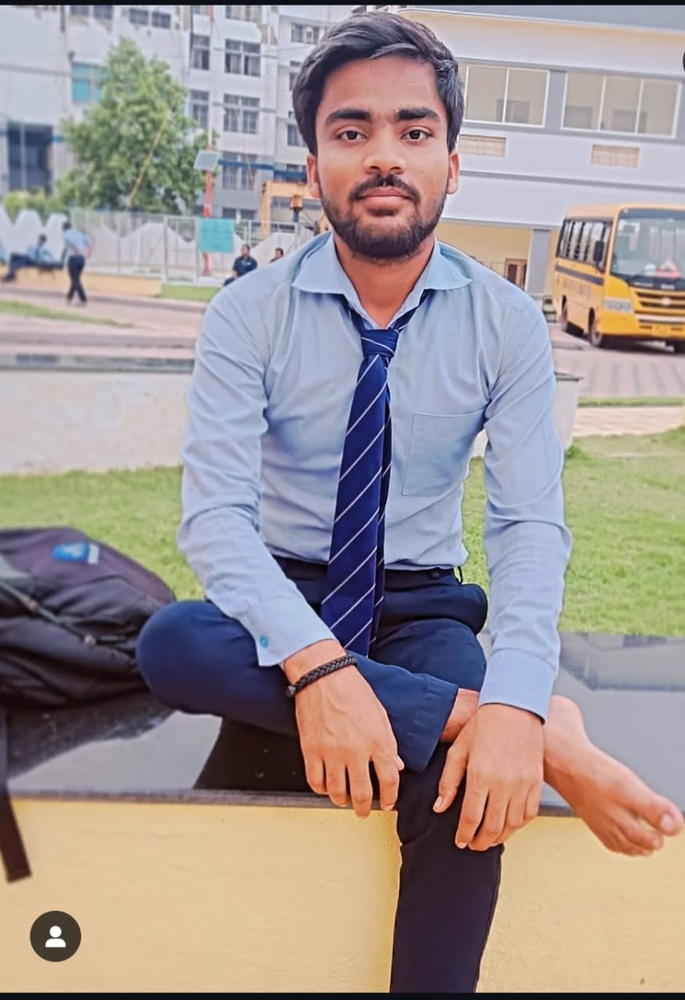
#> input picture Chandan kumar Jha.jpg, 685 x 1000 px, shrunk from 877 x 1280 before the run
$ python -i main.py   (imports and definitions only)
#> lines starting #> are read from the running program, lines starting #| are printed output that depends on the picture
#> further down, picture is the input picture: shape (1000, 685, 3); mean B, G, R 147.6, 148.5, 158.6
import os
import sys
import subprocess
import cv2
import numpy as np
from datetime import datetime
from PIL import Image, ImageEnhance
import random

# Auto-install missing packages
required_packages = ["opencv-contrib-python", "Pillow", "numpy"]
# [5 lines not run here, left out]

# Paths
KNOWN_FACES_DIR = "known_faces"
MODELS_DIR = "models"
ATTENDANCE_FILE = "attendance.csv"

# [2 lines not run here, left out]

# Clear Old Model
# [6 lines left out: function clear_old_model, not called in this run]

# Image Augmentation
def augment_image(img):
    augmented = []
    pil_img = Image.fromarray(cv2.cvtColor(img, cv2.COLOR_BGR2RGB))

    for _ in range(30):
        temp = pil_img.copy()

        if random.choice([True, False]):
            temp = temp.transpose(Image.FLIP_LEFT_RIGHT)

        temp = temp.rotate(random.uniform(-15, 15))

        enhancer = ImageEnhance.Brightness(temp)
        temp = enhancer.enhance(random.uniform(0.7, 1.3))

        temp_cv = cv2.cvtColor(np.array(temp), cv2.COLOR_RGB2BGR)

        if random.choice([True, False]):
            noise = np.random.randint(0, 50, temp_cv.shape, dtype='uint8')
            temp_cv = cv2.add(temp_cv, noise)

        augmented.append(temp_cv)
#> this loop made 30 passes
#> pass 1, in augment_image, `temp = temp.rotate(random.uniform(-15, 15))`:
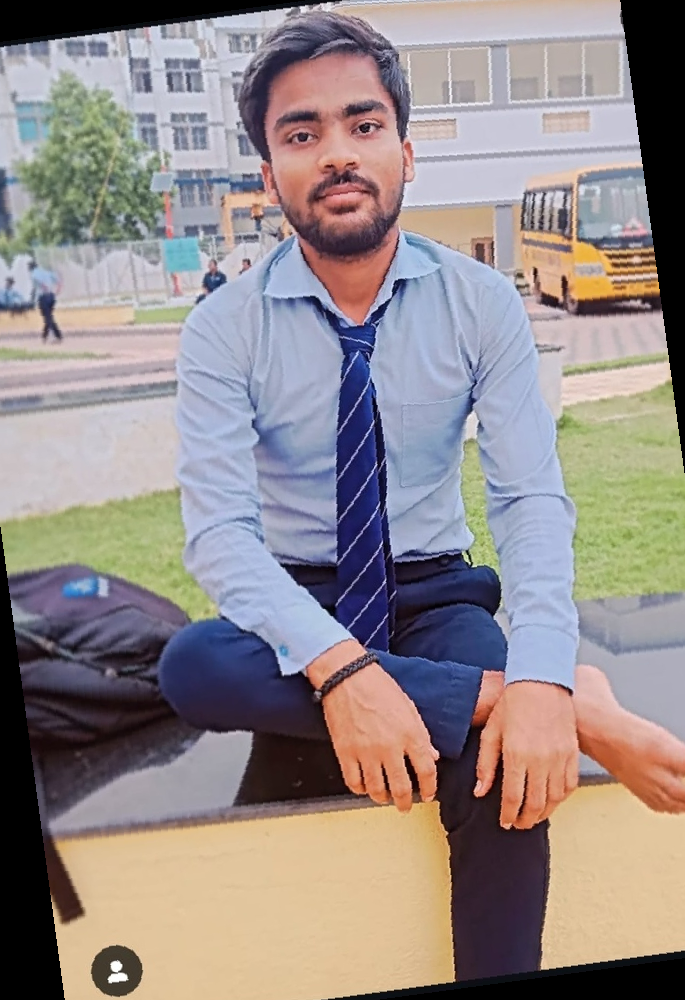
#> temp: PIL image 685x1000 RGB; mean R, G, B 147.7, 138.2, 137.6
#> pass 1, in augment_image, `temp_cv = cv2.cvtColor(np.array(temp), cv2.COLOR_RGB2BGR)`:
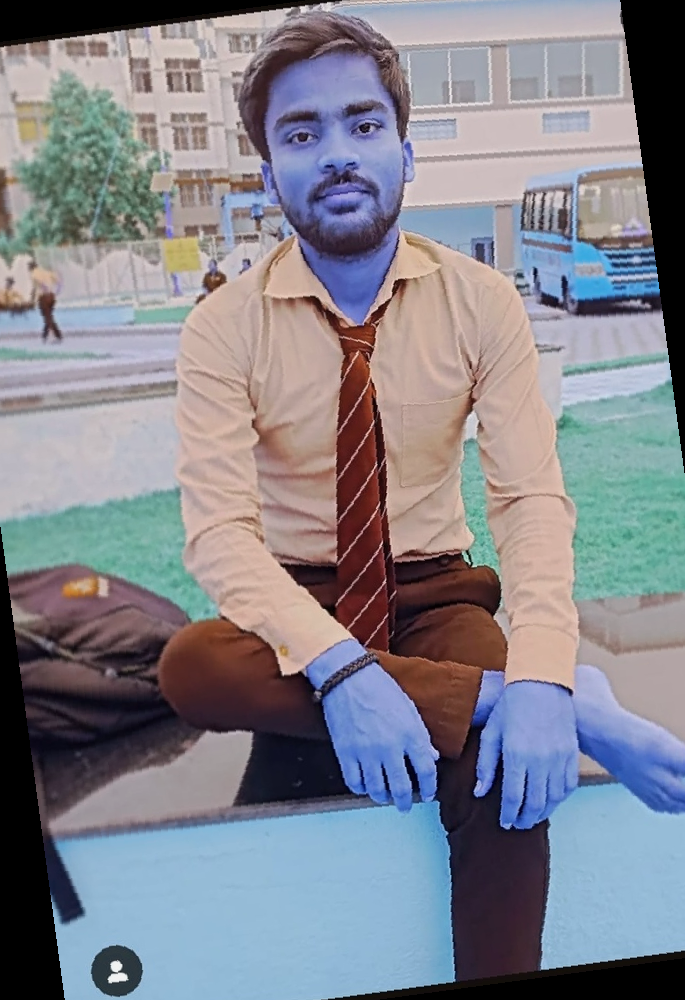
#> temp_cv: shape (1000, 685, 3); mean R, G, B 130.6, 131.1, 140.2
#> pass 2, in augment_image, `temp = temp.rotate(random.uniform(-15, 15))`:
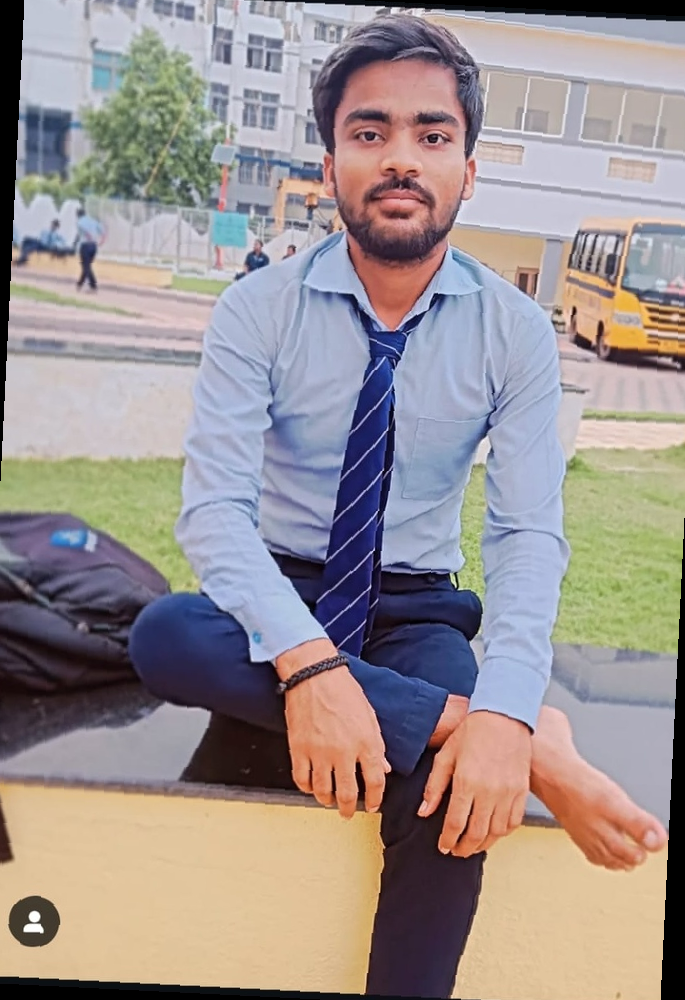
#> temp: PIL image 685x1000 RGB; mean R, G, B 155.3, 145.4, 144.6
#> after the loop:
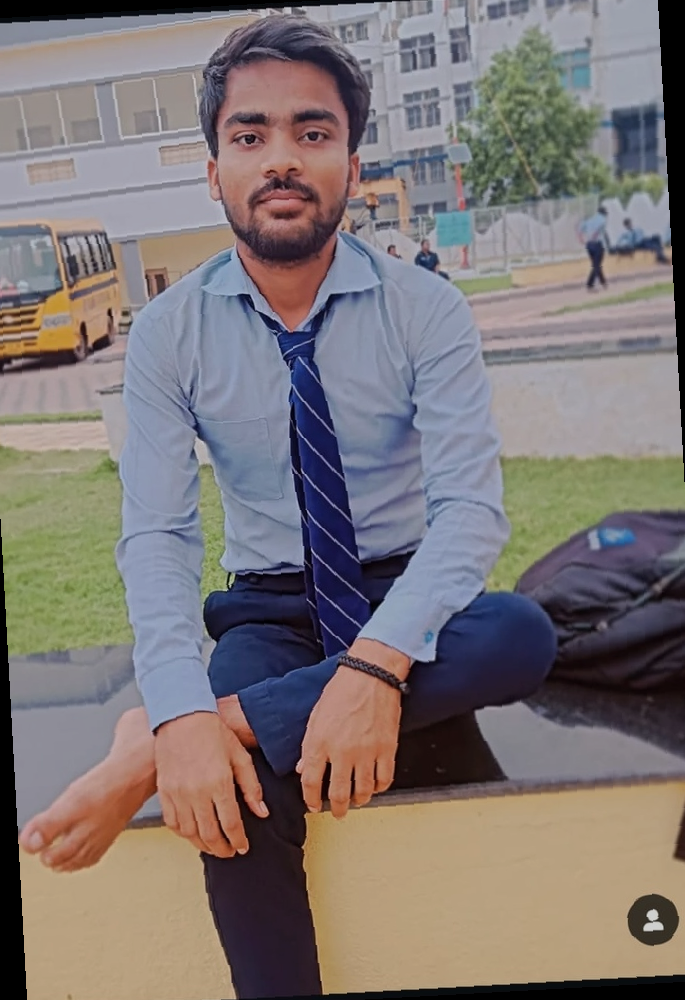
#> temp: PIL image 685x1000 RGB; mean R, G, B 126, 118, 117.3
#> after the loop, augmented = 30 items

    return augmented

# Training
# [94 lines left out: functions train_model, mark_attendance, run_attendance, not called in this run]

# Run
# [4 lines not run here, left out]

>>> import cv2
>>> picture = cv2.imread('Chandan kumar Jha.jpg')
>>> result = augment_image(picture)
#> result = 30 items

$ run again, on Deepak Kumar.jpg
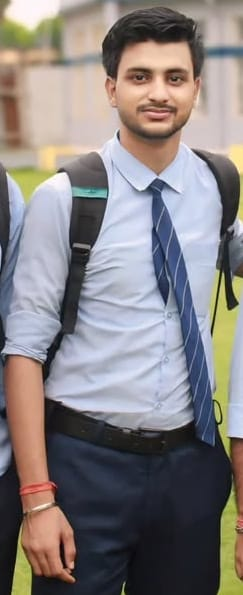
#> input picture Deepak Kumar.jpg, 243 x 595 px
#> picture is the input picture: shape (595, 243, 3); mean B, G, R 128.1, 128.5, 134.3
#> the loop in augment_image, `for _ in range(30):` made 30 passes
#> pass 1, in augment_image, `temp_cv = cv2.cvtColor(np.array(temp), cv2.COLOR_RGB2BGR)`:
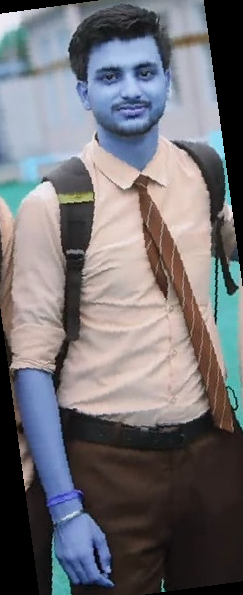
#> temp_cv: shape (595, 243, 3); mean R, G, B 112.9, 111.2, 115.9
#> after the loop in augment_image, `for _ in range(30):`:
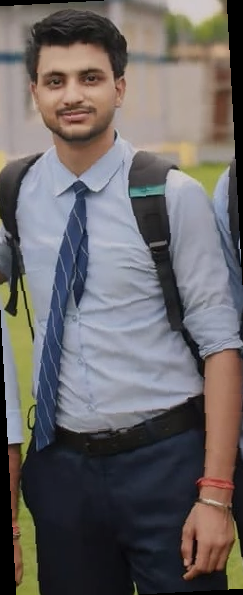
#> temp: PIL image 243x595 RGB; mean R, G, B 105.4, 100.8, 100.8
#> after the loop in augment_image, `for _ in range(30):`: augmented = 30 items

$ run again, on Gautam Kumar Singh.jpg
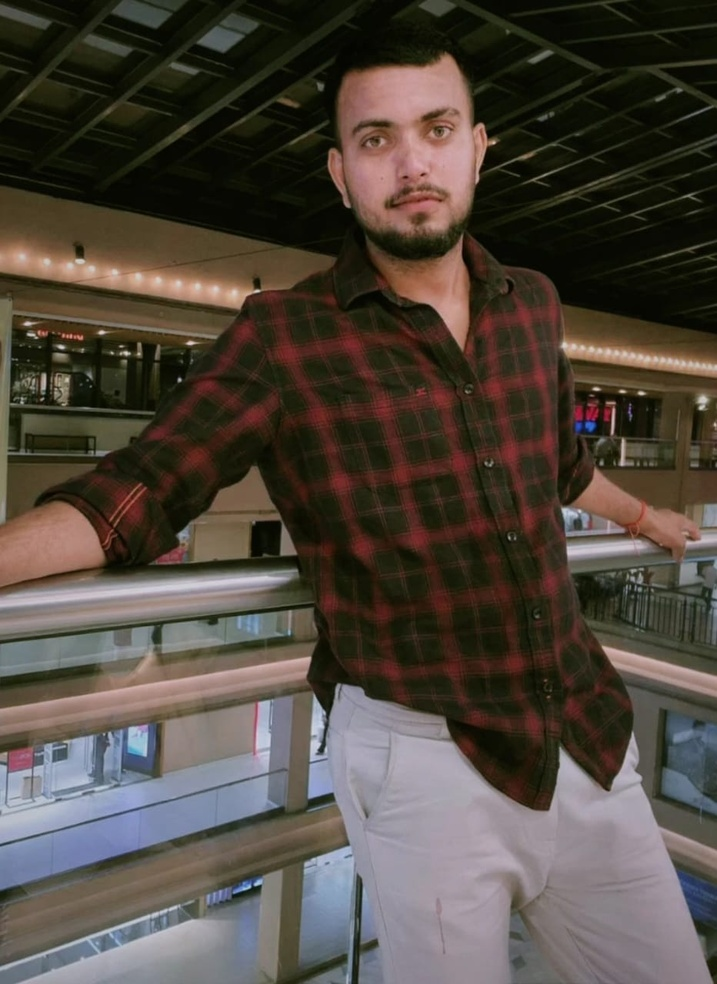
#> input picture Gautam Kumar Singh.jpg, 717 x 984 px, shrunk from 932 x 1280 before the run
#> picture is the input picture: shape (984, 717, 3); mean B, G, R 62.4, 71, 79.3
#> the loop in augment_image, `for _ in range(30):` made 30 passes
#> pass 1, in augment_image, `temp_cv = cv2.cvtColor(np.array(temp), cv2.COLOR_RGB2BGR)`:
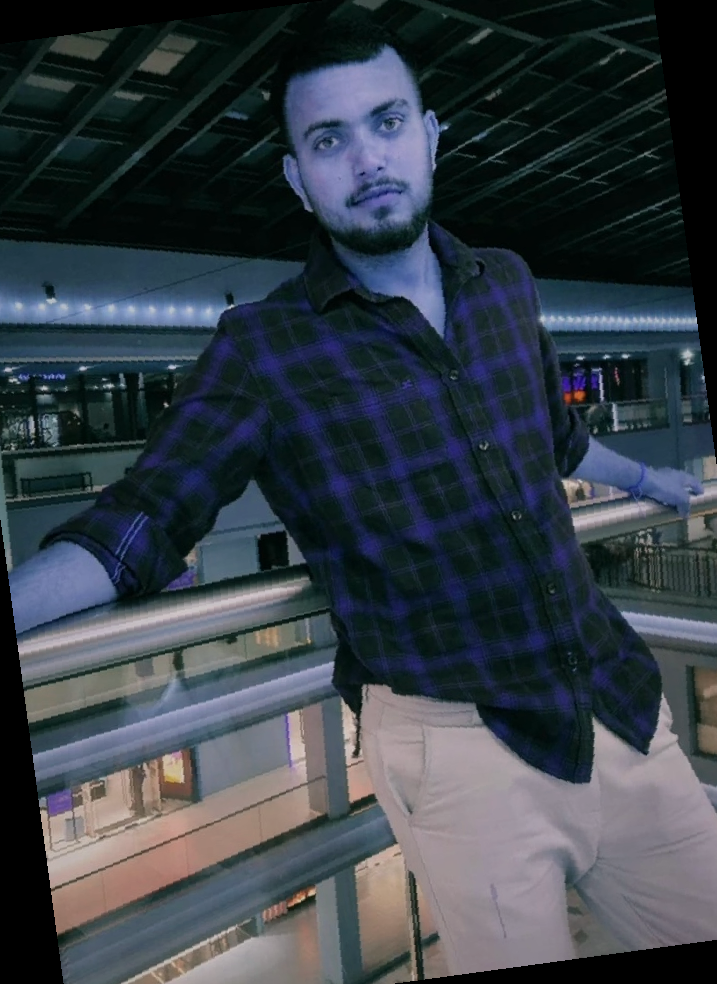
#> temp_cv: shape (984, 717, 3); mean R, G, B 55, 62.8, 70.7
#> after the loop in augment_image, `for _ in range(30):`:
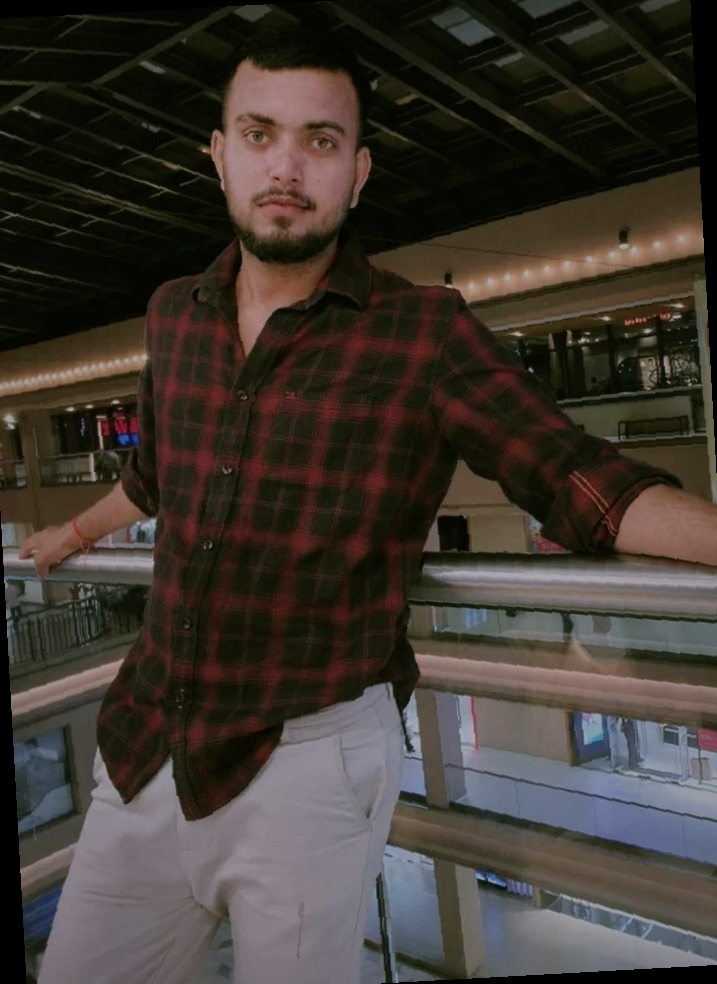
#> temp: PIL image 717x984 RGB; mean R, G, B 62.7, 55.9, 49
#> after the loop in augment_image, `for _ in range(30):`: augmented = 30 items

$ run again, on Mukesh Kumar.jpg
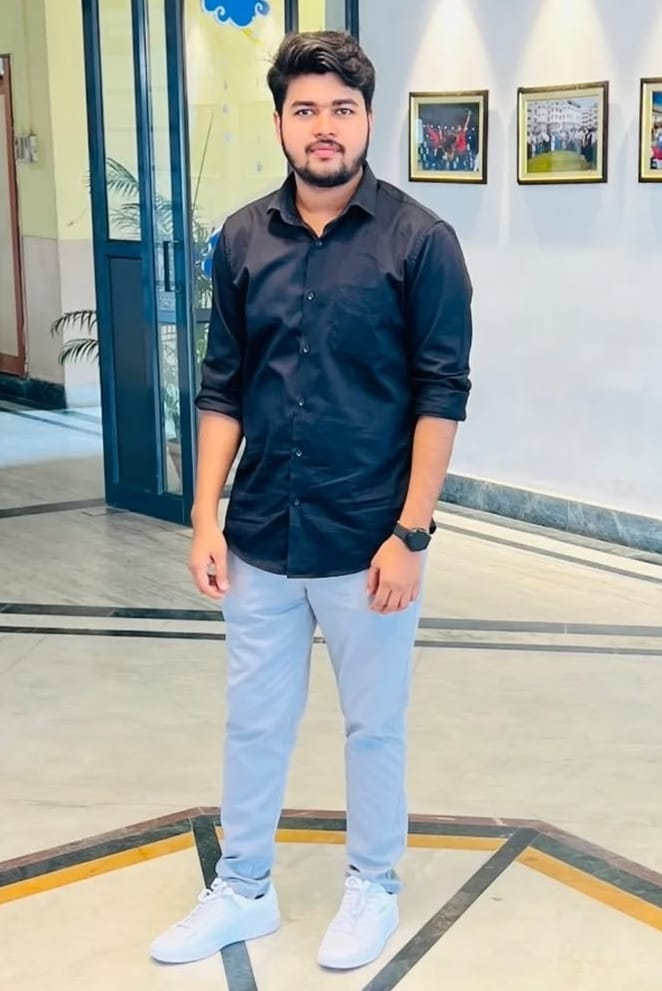
#> input picture Mukesh Kumar.jpg, 662 x 991 px
#> picture is the input picture: shape (991, 662, 3); mean B, G, R 163.3, 167.1, 162.8
#> the loop in augment_image, `for _ in range(30):` made 30 passes
#> pass 1, in augment_image, `temp_cv = cv2.cvtColor(np.array(temp), cv2.COLOR_RGB2BGR)`:
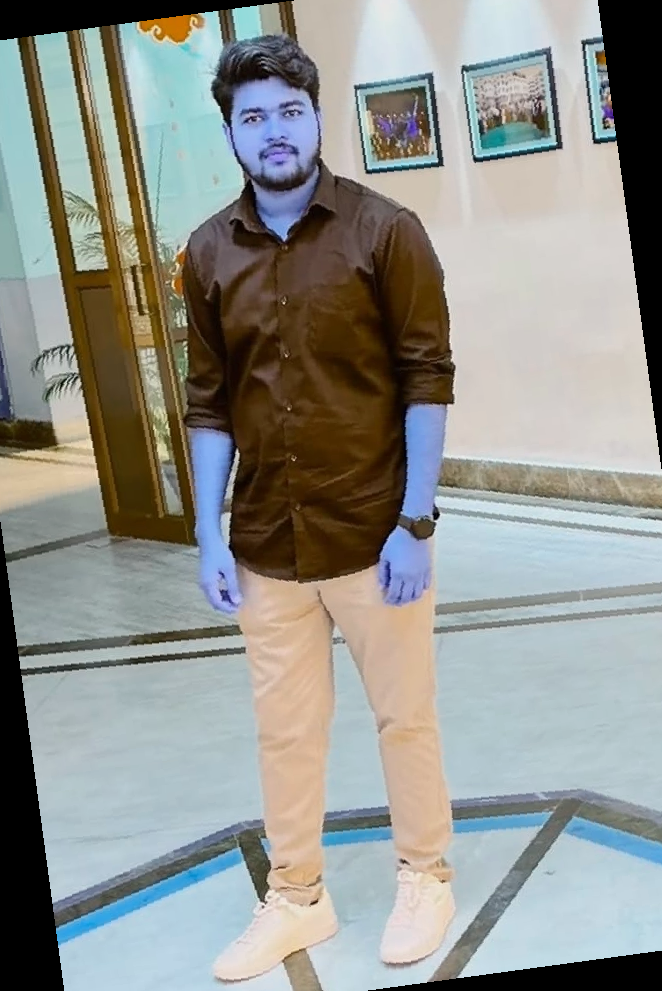
#> temp_cv: shape (991, 662, 3); mean R, G, B 144.6, 146.9, 142.4
#> after the loop in augment_image, `for _ in range(30):`:
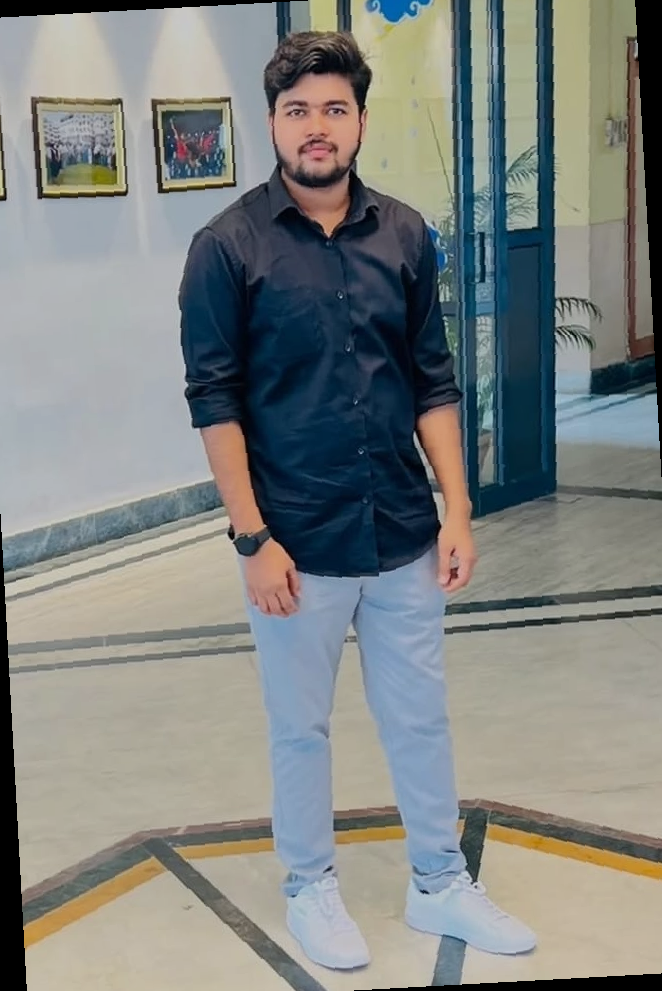
#> temp: PIL image 662x991 RGB; mean R, G, B 127.8, 131.4, 128.7
#> after the loop in augment_image, `for _ in range(30):`: augmented = 30 items
